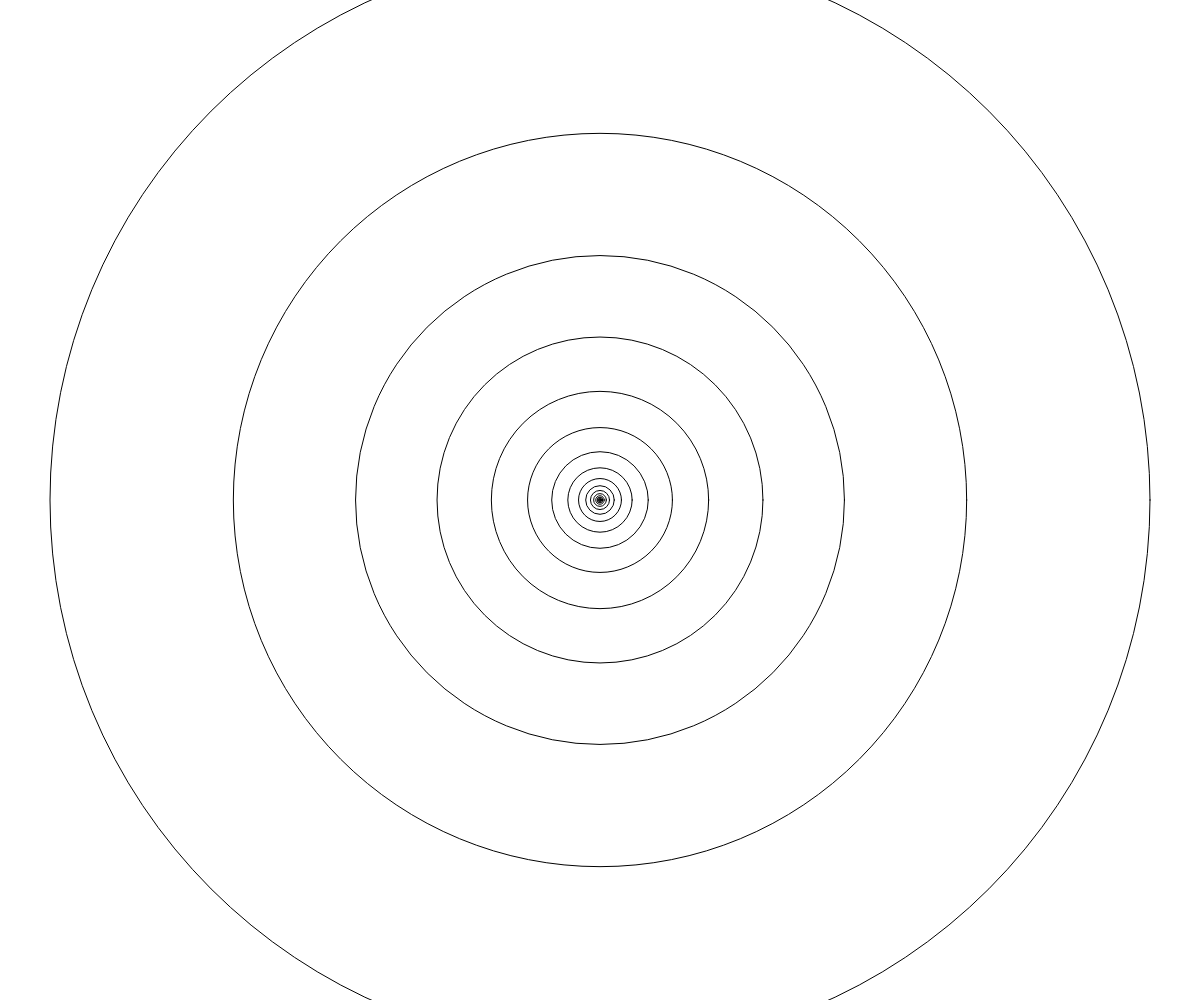
Frame 1 (no input)
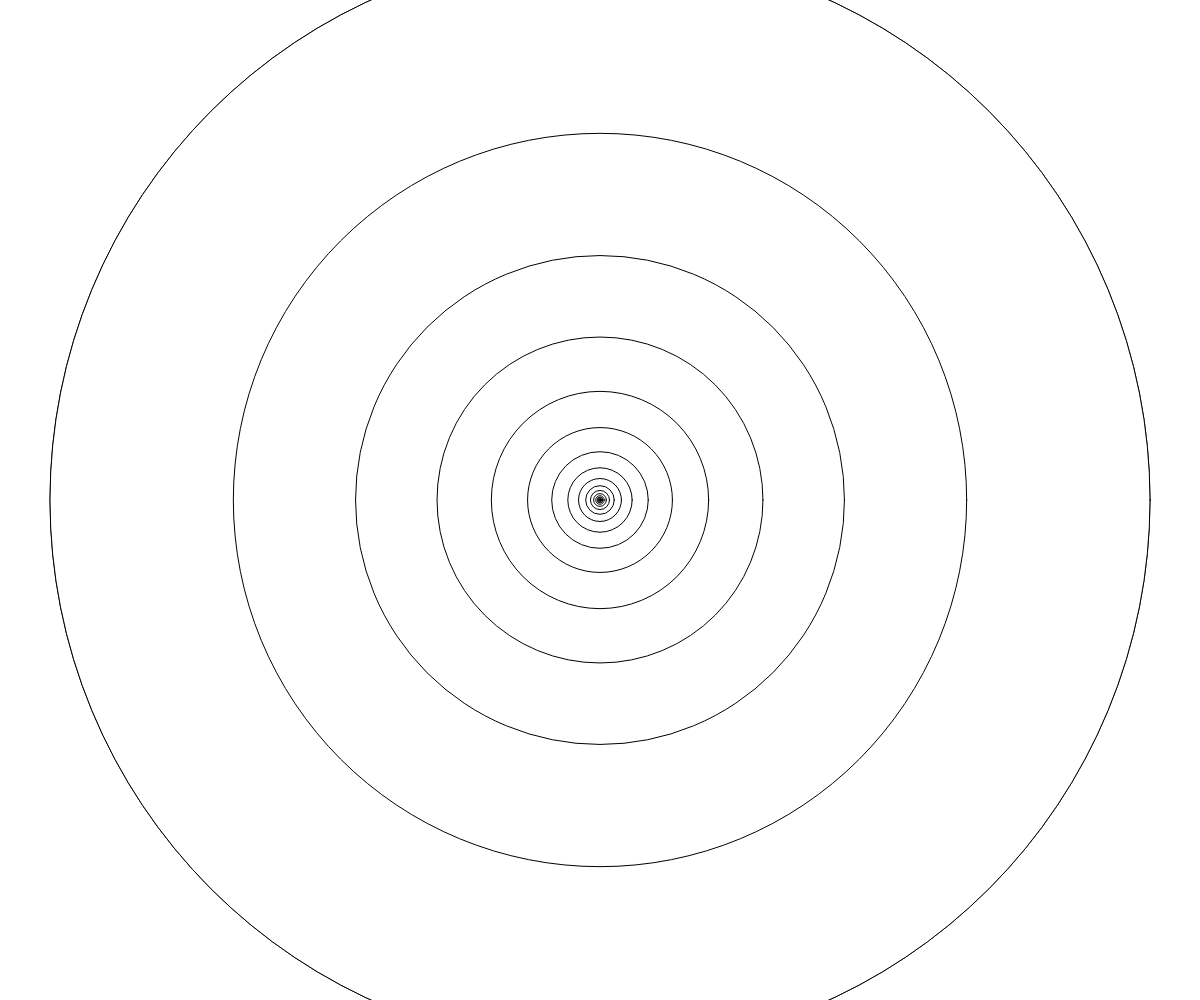
Frame 2 (the mouse pressed at the canvas centre, redrawn once)

The p5.js sketch that drew these frames (run headless with seeded random() and noise() and a simulated clock; the mouse was pressed at the canvas centre and the sketch redrawn once):

// p5.js sketch
// ── sketch.js
function setup() {
  createCanvas(innerWidth, innerHeight)
  noLoop()
  // noStroke()
}

function draw() {
  drawTunnel(width / 2, height / 2, (width + height) / 2)
}

function drawTunnel(x, y, r) {
  circle(x, y, r)
  if (r > 1)  {
    r *= 2 / 3
    drawTunnel(x, y, r)
  }
}
